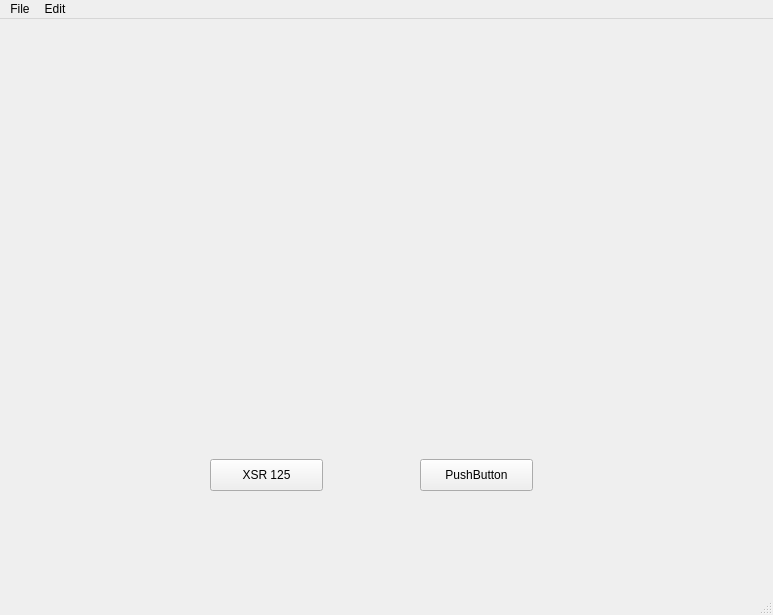
<?xml version="1.0" encoding="UTF-8"?>
<ui version="4.0">
 <class>MainWindow</class>
 <widget class="QMainWindow" name="MainWindow">
  <property name="geometry">
   <rect>
    <x>0</x>
    <y>0</y>
    <width>773</width>
    <height>615</height>
   </rect>
  </property>
  <property name="windowTitle">
   <string>MainWindow</string>
  </property>
  <widget class="QWidget" name="centralwidget">
   <widget class="QLabel" name="Motorbike">
    <property name="geometry">
     <rect>
      <x>70</x>
      <y>30</y>
      <width>621</width>
      <height>391</height>
     </rect>
    </property>
    <property name="text">
     <string/>
    </property>
    <property name="pixmap">
     <pixmap>XSR 125.png</pixmap>
    </property>
    <property name="scaledContents">
     <bool>true</bool>
    </property>
   </widget>
   <widget class="QPushButton" name="pushButton">
    <property name="geometry">
     <rect>
      <x>210</x>
      <y>440</y>
      <width>113</width>
      <height>32</height>
     </rect>
    </property>
    <property name="text">
     <string>XSR 125</string>
    </property>
   </widget>
   <widget class="QPushButton" name="pushButton_2">
    <property name="geometry">
     <rect>
      <x>420</x>
      <y>440</y>
      <width>113</width>
      <height>32</height>
     </rect>
    </property>
    <property name="text">
     <string>PushButton</string>
    </property>
   </widget>
  </widget>
  <widget class="QMenuBar" name="menubar">
   <property name="geometry">
    <rect>
     <x>0</x>
     <y>0</y>
     <width>773</width>
     <height>34</height>
    </rect>
   </property>
   <widget class="QMenu" name="menuFile">
    <property name="title">
     <string>File</string>
    </property>
    <addaction name="actionNew"/>
    <addaction name="separator"/>
    <addaction name="actionOpen"/>
   </widget>
   <widget class="QMenu" name="menuEdit">
    <property name="title">
     <string>Edit</string>
    </property>
   </widget>
   <addaction name="menuFile"/>
   <addaction name="menuEdit"/>
  </widget>
  <widget class="QStatusBar" name="statusbar"/>
  <action name="actionNew">
   <property name="text">
    <string>New</string>
   </property>
  </action>
  <action name="actionOpen">
   <property name="text">
    <string>Open</string>
   </property>
  </action>
 </widget>
 <resources/>
 <connections/>
</ui>
